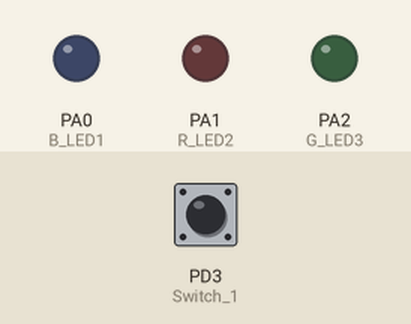
Bench run of a program on a simulated ATmega32, built with avr-gcc and emulated at 8 MHz. Shown: output pins drawn as LEDs (lit = HIGH). The inputs (shaded band) are chosen by the test bench; at power-on: PD3 (Switch_1) HIGH.

Above: at 1.2 s.
1.3 s: PD3 (Switch_1) pulled LOW for 1 s
At 3.5 s:
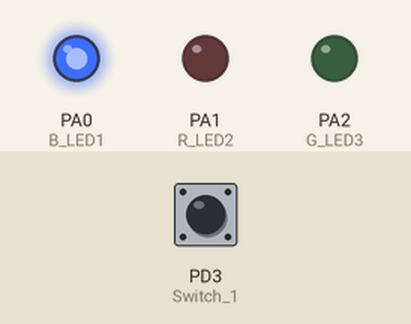
3.8 s: PD3 (Switch_1) pulled LOW for 0.15 s
At 5.1 s:
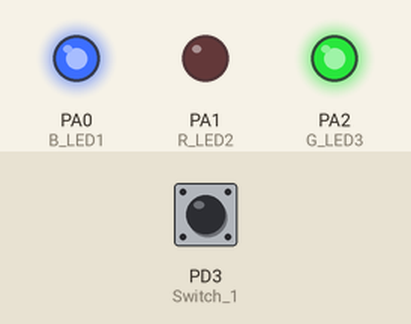
5.4 s: PD3 (Switch_1) pulled LOW for 3.2 s
At 9.5 s:
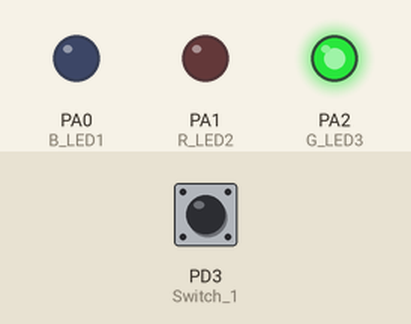
Timing chart, 0 to 11.0 s (numbered marks = the images above; inputs shaded):
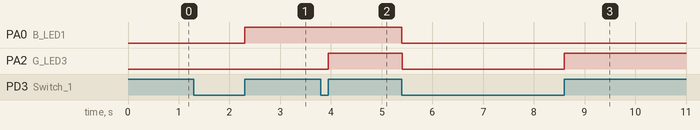

The program:

main.c
```c
/*
 * main.c
 *
 *  Created on: Jan 19, 2022
 *      Author: Ahmed Khaled Hammad
 */

/*******************************Task6****************************/
/*Write a C code that Control Three LEDs by one PushButton Switch with use Interrupt:
1- Turn on Blue  LED for first  pressed
2- Turn on Red   LED for second pressed
3- Turn on Green LED for Third  pressed
4- Turn off all LEDs for Fourth Pressed
 */


#include"../LIB/LSTD_TYPES.h"
#include"../HAL/HLED/HLED_Interface.h"
#include"../HAL/HSWITCH/HSWITCH_Interface.h"
#include"../MCAL/MGIE/MGIE_Interface.h"
#include"../MCAL/MEXTI/MEXTI_Interface.h"

#define F_CPU  8000000UL
#include<util\delay.h>

/*Define 8 LEDs from PA0--->PA7*/
LED_t B_LED1 = {HLED_PORTA,PIN0};
LED_t R_LED2 = {HLED_PORTA,PIN1};
LED_t G_LED3 = {HLED_PORTA,PIN2};

/*Define Switch*/
SWITCH_t Switch_1 ={HSWITCH_PORTD,PIN3} ;

static u8 Flag = 0 ;
int main(void)
{

	/*Initialize LEDs Positive Logic */

	HLED_VidInit(&B_LED1);
	HLED_VidInit(&R_LED2);
	HLED_VidInit(&G_LED3);
	/*Initialize Switch interface as Pull resistance */
	HSWITCH_VidInit_PullUP(&Switch_1);
    _delay_ms(2000);

	MEXTI1_VidInit();
	MGIE_VidEnable();
	while(1)
	{
		if(Flag == 0)
		{
			HLED_VidLed_Off(&B_LED1);
			HLED_VidLed_Off(&R_LED2);
			HLED_VidLed_Off(&G_LED3);
		}
		else if(Flag == 1)
		{
			HLED_VidLed_On(&B_LED1);
		}
		else if(Flag == 2)
		{
			HLED_VidLed_On(&R_LED2);
		}
		else if(Flag == 3)
		{
			HLED_VidLed_On(&G_LED3);
		}


	}

	return 0 ;
}

	void __vector_2(void)       __attribute__((signal));
	void __vector_2(void)
	{
		//HLED_VidLed_Toggle(&LED1);
		Flag++;
		if(Flag==4)
		{
			Flag = 0;
		}
	}
```

HLED_Interface.h
```c
/*
 * HLED_Interface.h
 *
 *  Created on: Jan 14, 2022
 *      Author: Ahmed Khaled Hammad
 */

#ifndef HAL_HLED_HLED_INTERFACE_H_
#define HAL_HLED_HLED_INTERFACE_H_

#define PIN0   0
#define PIN1   1
#define PIN2   2
#define PIN3   3
#define PIN4   4
#define PIN5   5
#define PIN6   6
#define PIN7   7

#define HLED_PORTA   0
#define HLED_PORTB   1
#define HLED_PORTC   2
#define HLED_PORTD   3

typedef struct{

	u8 Copy_u8Port;
	u8 Copy_u8_Pin;
}LED_t;


void HLED_VidInit(LED_t *Copy_Led);
void HLED_VidLed_On(LED_t *Copy_Led);
void HLED_VidLed_Off(LED_t *Copy_Led);
void HLED_VidLed_Toggle(LED_t *Copy_Led);

/*
void HLED_VidInit(u8 Copy_u8LedPinNumber,u8 Copy_u8LedPortNumber);
void HLED_VidLed_On(u8 Copy_u8LedPinNumber,u8 Copy_u8LedPortNumber);
void HLED_VidLed_Off(u8 Copy_u8LedPinNumber,u8 Copy_u8LedPortNumber);
void HLED_VidLed_Toggle(u8 Copy_u8LedPinNumber,u8 Copy_u8LedPortNumber);
*/
#endif /* HAL_HLED_HLED_INTERFACE_H_ */
```

HLED_Program.c
```c
/*
 * HLED_Program.c
 *
 *  Created on: Jan 14, 2022
 *      Author: Ahmed Khaled Hammad
 */

#include"../../LIB/LSTD_TYPES.h"
#include"../../MCAL/MDIO/MDIO_Interface.h"
#include "HLED_Interface.h"


/*
void HLED_VidInit(u8 Copy_u8LedPinNumber,u8 Copy_u8LedPortNumber)
{
	MDIO_Error_State_SetPinDirection(Copy_u8LedPinNumber,Copy_u8LedPortNumber,PIN_OUTPUT);
}

void HLED_VidInit_On(u8 Copy_u8LedPinNumber,u8 Copy_u8LedPortNumber)
{
	MDIO_Error_State_SetPinValue(Copy_u8LedPinNumber,Copy_u8LedPortNumber,PIN_HIGH);
}

void HLED_VidInit_Off(u8 Copy_u8LedPinNumber,u8 Copy_u8LedPortNumber)
{
	MDIO_Error_State_SetPinValue(Copy_u8LedPinNumber,Copy_u8LedPortNumber,PIN_LOW);
}
void HLED_VidInit_Toggle(u8 Copy_u8LedPinNumber,u8 Copy_u8LedPortNumber)
{
       "/"*Fill This Function*"/"
}
 */
///by using struct
void HLED_VidInit(LED_t *Copy_Led)
{
	MDIO_Error_State_SetPinDirection(Copy_Led->Copy_u8_Pin,Copy_Led->Copy_u8Port,PIN_OUTPUT);
}

void HLED_VidLed_On(LED_t *Copy_Led)
{
	MDIO_Error_State_SetPinValue(Copy_Led->Copy_u8_Pin,Copy_Led->Copy_u8Port,PIN_HIGH);
}

void HLED_VidLed_Off(LED_t *Copy_Led)
{
	MDIO_Error_State_SetPinValue(Copy_Led->Copy_u8_Pin,Copy_Led->Copy_u8Port,PIN_LOW);
}
void HLED_VidLed_Toggle(LED_t *Copy_Led)
{
	          /*Fill This Function*/
	/*Toggle Function*/
	static u8 Flag=0;
	if(Flag==0)
	{
		MDIO_Error_State_SetPinValue(Copy_Led->Copy_u8_Pin,Copy_Led->Copy_u8Port,PIN_HIGH);
		Flag=1;
	}
	else
	{
		MDIO_Error_State_SetPinValue(Copy_Led->Copy_u8_Pin,Copy_Led->Copy_u8Port,PIN_LOW);
		Flag=0;
	}
}
```

HSWITCH_Interface.h
```c
/*
 * HSWITCH_Interface.h
 *
 *  Created on: Jan 20, 2022
 *      Author: Ahmed Khaled Hammad
 */

#ifndef HAL_HSWITCH_HSWITCH_INTERFACE_H_
#define HAL_HSWITCH_HSWITCH_INTERFACE_H_

typedef struct {

	u8 Copy_u8PortNumber;
	u8 Copy_u8PinNumber;

}SWITCH_t;

#define HSWITCH_PORTA   0
#define HSWITCH_PORTB   1
#define HSWITCH_PORTC   2
#define HSWITCH_PORTD   3


#define PRESSED         0

#define NOT_PRESSED     1

/*Switch initialization*/
void HSWITCH_VidInit_PullUP(SWITCH_t *Copy_SWITCH_tSwitch);

/*get Switch Value*/
u8 HSWITCH_u8SwitchState(SWITCH_t *Copy_SWITCH_tSwitch);
#endif /* HAL_HSWITCH_HSWITCH_INTERFACE_H_ */
```

HSWITCH_Program.c
```c
/*
 * HSWITCH_Program.c
 *
 *  Created on: Jan 20, 2022
 *      Author: Ahmed Khaled Hammad
 */

#include"../../MCAL/MDIO/MDIO_Interface.h"
#include"HSWITCH_Interface.h"
void HSWITCH_VidInit_PullUP(SWITCH_t *Copy_SWITCH_tSwitch)
{
 /*Set pin direction*/
  /*Active Pull up resistor*/
  MDIO_VidActivePullUP(Copy_SWITCH_tSwitch->Copy_u8PinNumber, Copy_SWITCH_tSwitch->Copy_u8PortNumber);
}

/*get Switch Value*/
u8 HSWITCH_u8SwitchState(SWITCH_t *Copy_SWITCH_tSwitch)
{
       /*Default state for Switch NOT_PRESSED = 1 IN PULL UP RESISTANCE*/
     u8 Copy_u8Pinvalue = 1 ;

	MDIO_Error_State_GetPinValue(Copy_SWITCH_tSwitch->Copy_u8PinNumber, Copy_SWITCH_tSwitch->Copy_u8PortNumber,&Copy_u8Pinvalue);


return Copy_u8Pinvalue ;
}
```

LBIT_MATH.h
```c
/*
 * BIT_MATH.h
 *
 *  Created on: Jan 14, 2022
 *      Author: Ahmed Khaled Hammad
 */

#ifndef BIT_MATH_H_
#define BIT_MATH_H_

#define GET_BIT(VAR,BIT_NUM)            ((VAR>>BIT_NUM)&1)
#define CLR_BIT(VAR,BIT_NUM)            VAR &= ~(1<<BIT_NUM)
#define SET_BIT(VAR,BIT_NUM)            VAR |= (1<<BIT_NUM)
#define TOGGLE_BIT(VAR,BIT_NUM)         VAR ^= (1<<BIT_NUM)
#define ASSIGN_BIT(VAR,BIT,VAL)         (VAL==1)?(SET_BIT(VAR,BIT)):(CLR_BIT(VAR,BIT))

/**
 #define  SET_HIGH_NIBBLE(VAR)
 #define  SET_LOW_NIBBLE(VAR)
 #define  CLR_HIGH_NIBBLE(VAR)
 #define  CLR_LOW_NIBBLE(VAR)
 */

                                         /**BOOL**/

#define TRUE      1
#define FALSE     0

#define HIGH     ~0

#define LOW       0
#define OUTPUT   ~0
#define INPUT     0


                                         /**LOOPS**/

#define FOREVER   for(;;)
#endif /* BIT_MATH_H_ */
```

LSTD_TYPES.h
```c
/*
 * STD_TYPES.h
 *
 *  Created on: Jan 14, 2022
 *      Author: Ahmed Khaled Hammad
 */

#ifndef STD_TYPES_H_
#define STD_TYPES_H_

typedef unsigned char           u8 ;
typedef unsigned short int     u16 ;
typedef unsigned long int      u32 ;
typedef unsigned long long int u64 ;
typedef signed char             s8 ;
typedef signed short int       s16 ;
typedef signed int             s32 ;
typedef signed long long       s64 ;
typedef float                  f32 ;
typedef double                 f64 ;
typedef long double            f96 ;


typedef enum{
	NOK=0,
	OK
}Error_State;

#define NULL 0
#define NULL_POINTER 1


#endif /* STD_TYPES_H_ */
```

MDIO_Interface.h
```c
/*
 * MDIO_Interface.h
 *
 *  Created on: Jan 14, 2022
 *      Author: Ahmed Khaled Hammad
 */

#ifndef MCAL_MDIO_MDIO_INTERFACE_H_
#define MCAL_MDIO_MDIO_INTERFACE_H_

#include"../../LIB/LSTD_TYPES.h"

/*Define ATMEGA32 Ports*/

#define MDIO_PORTA   0
#define MDIO_PORTB   1
#define MDIO_PORTC   2
#define MDIO_PORTD   3

/*Pin Direction Mode*/
#define PIN_OUTPUT   1
#define PIN_INPUT    0

/*Port Direction Mode*/
#define PORT_OUTPUT  255
#define PORT_INPUT   0

/*Pin Value State*/
#define PIN_HIGH     1
#define PIN_LOW      0


/*Port's Pins */
typedef enum
{
	PIN0=0,
	PIN1,
	PIN2,
	PIN3,
	PIN4,
	PIN5,
	PIN6,
	PIN7
}Pin_t;

/*Set Pin Direction Function */
Error_State  MDIO_Error_State_SetPinDirection(u8 Copy_u8PinNumber,u8 Copy_u8PortNumber,u8 Copy_u8PinDirection);
/*Set Port Direction Function */
Error_State  MDIO_Error_State_SetPortDirection(u8 Copy_u8PortNumber,u8 Copy_u8PortDirection);

/*Set Pin Value Function */
Error_State  MDIO_Error_State_SetPinValue(u8 Copy_u8PinNumber,u8 Copy_u8PortNumber,u8 Copy_u8PinValue);

/*Set Port Value Function */
Error_State  MDIO_Error_State_SetPortValue(u8 Copy_u8PortNumber,u8 Copy_u8PortValue);

/*Get Pin Value Function */
Error_State  MDIO_Error_State_GetPinValue(u8 Copy_u8PinNumber,u8 Copy_u8PortNumber,u8*  P_u8PinValue);

/*Toggle Pin Value Function */

/*Active Pull Up Resistor Function */
void  MDIO_VidActivePullUP(u8 Copy_u8PinNumber,u8 Copy_u8PortNumber);

/*Set Nipple Direction Function */

/*Set Nipple Values Function */
Error_State MDIO_Error_State_SetNippleValue(u8 Copy_u8PinStart,u8 Copy_u8PortNumber,u8 Copy_u8Value);

#endif /* MCAL_MDIO_MDIO_INTERFACE_H_ */
```

MDIO_Private.h
```c
/*
 * MDIO_Private.h
 *
 *  Created on: Jan 14, 2022
 *      Author: Ahmed Khaled Hammad
 */

#ifndef MCAL_MDIO_MDIO_PRIVATE_H_
#define MCAL_MDIO_MDIO_PRIVATE_H_

/*Local defines*/
/*Note: volatile because change it by Hardware*/

/*PORTA Registers*/

#define DDRA  *((volatile u8*) 0x3A)
#define PORTA *((volatile u8*) 0x3B)
#define PINA  *((volatile u8*) 0x39)   //because change it by Hardware

/*PORTB Registers*/
#define DDRB  *((volatile u8*) 0x37)
#define PORTB *((volatile u8*) 0x38)
#define PINB  *((volatile u8*) 0x36)

/*PORTC Registers*/
#define DDRC  *((volatile u8*) 0x34)
#define PORTC *((volatile u8*) 0x35)
#define PINC  *((volatile u8*) 0x33)

/*PORTD Registers*/
#define DDRD  *((volatile u8*) 0x31)
#define PORTD *((volatile u8*) 0x32)
#define PIND  *((volatile u8*) 0x30)

#endif /* MCAL_MDIO_MDIO_PRIVATE_H_ */
```

MDIO_Program.c
```c
/*
 * MDIO_Program.c
 *
 *  Created on: Jan 14, 2022
 *      Author: Ahmed Khaled Hammad
 */

#include"../../LIB/LSTD_TYPES.h"
#include"../../LIB/LBIT_MATH.h"
#include"MDIO_Private.h"
#include"MDIO_Interface.h"

/*Set Pin Direction Function */
Error_State  MDIO_Error_State_SetPinDirection(u8 Copy_u8PinNumber,u8 Copy_u8PortNumber,u8 Copy_u8PinDirection)
{
	Error_State LOC_Error_State_ReturnState = OK;
	if((Copy_u8PinNumber>=0)&&(Copy_u8PinNumber<8))
	{
		switch (Copy_u8PortNumber)
		{

		case  MDIO_PORTA:
			if(Copy_u8PinDirection==PIN_OUTPUT)
			{
				SET_BIT(DDRA,Copy_u8PinNumber);
			}
			else if(Copy_u8PinDirection==PIN_INPUT)
			{
				CLR_BIT(DDRA,Copy_u8PinNumber);
			}
			else
			{
				LOC_Error_State_ReturnState = NOK;
			}
			break ;
		case  MDIO_PORTB:
			if(Copy_u8PinDirection==PIN_OUTPUT)
			{
				SET_BIT(DDRB,Copy_u8PinNumber);
			}
			else if(Copy_u8PinDirection==PIN_INPUT)
			{
				CLR_BIT(DDRB,Copy_u8PinNumber);
			}
			else
			{
				LOC_Error_State_ReturnState = NOK;
			}
			break ;
		case  MDIO_PORTC:
			if(Copy_u8PinDirection==PIN_OUTPUT)
			{
				SET_BIT(DDRC,Copy_u8PinNumber);
			}
			else if(Copy_u8PinDirection==PIN_INPUT)
			{
				CLR_BIT(DDRC,Copy_u8PinNumber);
			}
			else
			{
				LOC_Error_State_ReturnState = NOK;
			}
			break;
		case  MDIO_PORTD:
			if(Copy_u8PinDirection==PIN_OUTPUT)
			{
				SET_BIT(DDRD,Copy_u8PinNumber);
			}
			else if(Copy_u8PinDirection==PIN_INPUT)
			{
				CLR_BIT(DDRD,Copy_u8PinNumber);
			}
			else
			{
				LOC_Error_State_ReturnState = NOK;
			}
			break ;
		default:
			LOC_Error_State_ReturnState = NOK;
			break ;
		}
	}
	else
	{
		LOC_Error_State_ReturnState = NOK;
	}
	return  LOC_Error_State_ReturnState ;

}

/*Set Port Direction Function */
Error_State  MDIO_Error_State_SetPortDirection(u8 Copy_u8PortNumber,u8 Copy_u8PortDirection)
{
	Error_State LOC_Error_State_ReturnState = OK;

	if((Copy_u8PortDirection==PORT_OUTPUT)||(Copy_u8PortDirection==PORT_INPUT))
	{
		switch(Copy_u8PortNumber)
		{
		case MDIO_PORTA:
			DDRA = Copy_u8PortDirection;
			break;
		case MDIO_PORTB:
			DDRB = Copy_u8PortDirection;
			break;
		case MDIO_PORTC:
			DDRC = Copy_u8PortDirection;
			break;
		case MDIO_PORTD:
			DDRD = Copy_u8PortDirection;
			break;
		default:
			LOC_Error_State_ReturnState = NOK;
			break ;
		}
	}
	else
	{
		LOC_Error_State_ReturnState = NOK;
	}
	return LOC_Error_State_ReturnState ;
}

/*Set Pin Value Function */
Error_State  MDIO_Error_State_SetPinValue(u8 Copy_u8PinNumber,u8 Copy_u8PortNumber,u8 Copy_u8PinValue)
{
	Error_State LOC_Error_State_ReturnState = OK;
		if((Copy_u8PinNumber>=0)&&(Copy_u8PinNumber<8))
		{
			switch (Copy_u8PortNumber)
			{

			case  MDIO_PORTA:
				if(Copy_u8PinValue==PIN_HIGH)
				{
					SET_BIT(PORTA,Copy_u8PinNumber);
				}
				else if(Copy_u8PinValue==PIN_LOW)
				{
					CLR_BIT(PORTA,Copy_u8PinNumber);
				}
				else
				{
					LOC_Error_State_ReturnState = NOK;
				}
				break ;
			case  MDIO_PORTB:
				if(Copy_u8PinValue==PIN_HIGH)
				{
					SET_BIT(PORTB,Copy_u8PinNumber);
				}
				else if(Copy_u8PinValue==PIN_LOW)
				{
					CLR_BIT(PORTB,Copy_u8PinNumber);
				}
				else
				{
					LOC_Error_State_ReturnState = NOK;
				}
				break ;
			case  MDIO_PORTC:
				if(Copy_u8PinValue==PIN_HIGH)
				{
					SET_BIT(PORTC,Copy_u8PinNumber);
				}
				else if(Copy_u8PinValue==PIN_LOW)
				{
					CLR_BIT(PORTC,Copy_u8PinNumber);
				}
				else
				{
					LOC_Error_State_ReturnState = NOK;
				}
				break;
			case  MDIO_PORTD:
				if(Copy_u8PinValue==PIN_HIGH)
				{
					SET_BIT(PORTD,Copy_u8PinNumber);
				}
				else if(Copy_u8PinValue==PIN_LOW)
				{
					CLR_BIT(PORTD,Copy_u8PinNumber);
				}
				else
				{
					LOC_Error_State_ReturnState = NOK;
				}
				break ;
			default:
				LOC_Error_State_ReturnState = NOK;
				break ;
			}
		}
		else
		{
			LOC_Error_State_ReturnState = NOK;
		}
		return  LOC_Error_State_ReturnState ;

}
/*Set Port Value Function */
Error_State  MDIO_Error_State_SetPortValue(u8 Copy_u8PortNumber,u8 Copy_u8PortValue)
{
	Error_State LOC_Error_State_ReturnState = OK;

			switch(Copy_u8PortNumber)
			{
			case MDIO_PORTA:
				PORTA = Copy_u8PortValue;
				break;
			case MDIO_PORTB:
				PORTB = Copy_u8PortValue;
				break;
			case MDIO_PORTC:
				PORTC = Copy_u8PortValue;
				break;
			case MDIO_PORTD:
				PORTD = Copy_u8PortValue;
				break;
			default:
				LOC_Error_State_ReturnState = NOK;
				break ;
			}

		return LOC_Error_State_ReturnState ;
}
/*Get Pin Value Function */
Error_State  MDIO_Error_State_GetPinValue(u8 Copy_u8PinNumber,u8 Copy_u8PortNumber,u8* P_u8PinValue)
{
	Error_State LOC_Error_State_ReturnState = OK;

	if(((Copy_u8PinNumber>=0)&&(Copy_u8PinNumber<8))&&(P_u8PinValue !=(u8*)NULL_POINTER))
	{
	switch(Copy_u8PortNumber)
				{
				case MDIO_PORTA:
					*P_u8PinValue= GET_BIT(PINA,Copy_u8PinNumber);
					break;
				case MDIO_PORTB:
					*P_u8PinValue= GET_BIT(PINB,Copy_u8PinNumber);
					break;
				case MDIO_PORTC:
					*P_u8PinValue= GET_BIT(PINC,Copy_u8PinNumber);
					break;
				case MDIO_PORTD:
					*P_u8PinValue= GET_BIT(PIND,Copy_u8PinNumber);
					break;
				default:
					LOC_Error_State_ReturnState = NOK;
					break ;
				}
	}
	else
	{
		LOC_Error_State_ReturnState = NOK;
	}

	return LOC_Error_State_ReturnState ;

}

/*Toggle Pin Value Function */

/*Active Pull Up Resistor Function */

/*Set Nipple Direction Function */

/*Set Nipple Values Function */
Error_State MDIO_Error_State_SetNippleValue(u8 Copy_u8PinStart,u8 Copy_u8PortNumber,u8 Copy_u8Value)
{
	Error_State LOC_Error_State_ReturnState=OK;
	if(Copy_u8PinStart<=4)
	{
		switch(Copy_u8PortNumber)
		{
		case MDIO_PORTA:
			PORTA&=(~(0x0F<<Copy_u8PinStart));
			PORTA|=(Copy_u8Value<<Copy_u8PinStart);
			break;
		case MDIO_PORTB:
			PORTB&=(~(0x0F<<Copy_u8PinStart));
			PORTB|=(Copy_u8Value<<Copy_u8PinStart);
			break;
		case MDIO_PORTC:
			PORTC&=(~(0x0F<<Copy_u8PinStart));
			PORTC|=(Copy_u8Value<<Copy_u8PinStart);
			break;
		case MDIO_PORTD:

			PORTD&=(~(0x0F<<Copy_u8PinStart));
			PORTD|=(Copy_u8Value<<Copy_u8PinStart);
			break;
		default:
			LOC_Error_State_ReturnState=NOK;
		}
	}
	else
	{
		LOC_Error_State_ReturnState=NOK;
	}
	return LOC_Error_State_ReturnState;
}

/*Active Pull Up Resistor Function */
void  MDIO_VidActivePullUP(u8 Copy_u8PinNumber,u8 Copy_u8PortNumber)
{
	MDIO_Error_State_SetPinDirection(Copy_u8PinNumber,Copy_u8PortNumber,PIN_INPUT);
    MDIO_Error_State_SetPinValue( Copy_u8PinNumber, Copy_u8PortNumber,PIN_HIGH);

}
```

MEXTI_Config.h
```c
/*
 * EXTI_Config.h
 *
 *  Created on: Jan 14, 2022
 *      Author: Ahmed Khaled Hammad
 */

#ifndef MEXTI_CONFIG_H_
#define MEXTI_CONFIG_H_

/*Sense control Options:
 * 1- MEXTI_LOW_LEVEL
 * 2- MEXTI_ANY_LOGICAL_CHANGE
 * 3- MEXTI_FALLING_EDGE
 * 4- MEXTI_RISING_EDGE*/

#define MEXTI_SET_SENSE_CONTROL     MEXTI_LOW_LEVEL


#endif /* MEXTI_CONFIG_H_ */
```

MEXTI_Interface.h
```c
/*
 * EXTI_Interface.h
 *
 *  Created on: Jan 14, 2022
 *      Author: Ahmed Khaled Hammad
 */

#ifndef MEXTI_INTERFACE_H_
#define MEXTI_INTERFACE_H_

#define EXTI0  0
#define EXTI1  1
#define EXTI2  2

#define  MEXTI_LOW_LEVEL                0
#define  MEXTI_ANY_LOGICAL_CHANGE       1
#define  MEXTI_FALLING_EDGE             2
#define  MEXTI_RISING_EDGE              3


/* EXTI0 Initialization*/
void MEXTI0_VidInit(void);
/* EXTI1 Initialization*/
void MEXTI1_VidInit(void);
/* EXTI2 Initialization*/
void MEXTI2_VidInit(void);
/*select sense control Function*/
void MEXTI_VidSenseControl(u8 Copy_u8EXTI_ID,u8 Copy_u8SenseControl);

#endif /* MEXTI_INTERFACE_H_ */
```

MEXTI_Private.h
```c
/*
 * EXTI_Private.h
 *
 *  Created on: Jan 14, 2022
 *      Author: Ahmed Khaled Hammad
 */

#ifndef MEXTI_PRIVATE_H_
#define MEXTI_PRIVATE_H_

#define MCUCR     *((volatile u8*)0x55)
#define MCUCSR    *((volatile u8*)0x54)
#define GICR      *((volatile u8*)0x5B)

#endif /* MEXTI_PRIVATE_H_ */
```

MGIE_Interface.h
```c
/*
 * MGIE_Interface.h
 *
 *  Created on: Jan 14, 2022
 *      Author: Ahmed Khaled Hammad
 */

#ifndef MCAL_MGIE_MGIE_INTERFACE_H_
#define MCAL_MGIE_MGIE_INTERFACE_H_

/*GIE Enable Function*/
void MGIE_VidEnable(void);
/*GIE Disable Function*/
void MGIE_VidDisable(void);

#endif /* MCAL_MGIE_MGIE_INTERFACE_H_ */
```

MGIE_Private.h
```c
/*
 * MGIE_Private.h
 *
 *  Created on: Jan 14, 2022
 *      Author: Ahmed Khaled Hammad
 */
#ifndef MCAL_MGIE_MGIE_PRIVATE_H_
#define MCAL_MGIE_MGIE_PRIVATE_H_

#define SREG    *((volatile u8*)0x5F)

#endif /* MCAL_MGIE_MGIE_PRIVATE_H_ */
```

MGIE_Program.c
```c
/*
 * MGIE_Program.c
 *
 *  Created on: Jan 14, 2022
 *      Author: Ahmed Khaled Hammad
 */

#include"..\..\LIB\LSTD_TYPES.h"
#include"..\..\LIB\LBIT_MATH.h"

#include"MGIE_Private.h"

/*GIE Enable Function*/
void MGIE_VidEnable(void)
{
	SET_BIT(SREG,7);
}
/*GIE Disable Function*/
void MGIE_VidDisable(void)
{
	CLR_BIT(SREG,7);
}
```

Source omitted: MEXTI_Program.c (2874 bytes)

Measured:
- after the input at 1.3 s, PA0 (B_LED1): LOW → HIGH after 1.0 s
- after the input at 3.8 s, PA2 (G_LED3): LOW → HIGH after 0.15 s
- after the input at 5.4 s, PA0 (B_LED1): HIGH → LOW at once; PA2 (G_LED3): HIGH → LOW at once, → HIGH 3.2 s later
